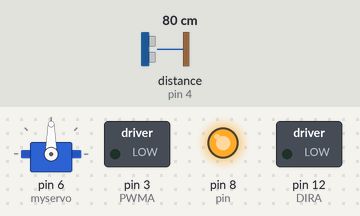
A sketch run on a simulated Arduino Uno, built with avr-gcc and run on an emulated ATmega328P. Shown: servo, switched loads named in the sketch (green lamp = pin HIGH), output pins drawn as LEDs (lit = HIGH). Wiring (inferred from the names in the program): ultrasonic range finder: trigger pin 9; echo pin 4. The inputs (shaded band) are chosen by the test bench; at power-on: distance to the obstacle (sensor on pin 4) 80 cm. The echo pulse lasts 58.3 µs per cm; pins used as bus, display or sensor lines are not drawn; what the sketch prints to the serial monitor is not drawn.

Above: at 0.1 s.
Timing chart, 0 to 1.6 s (numbered marks = the images above):
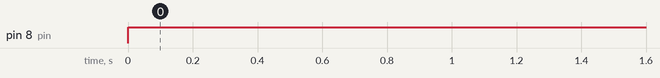

Measured:
- by itself, pin 8 (pin): LOW → HIGH at 0.00 s

The sketch:

little__car_Bravo_USTest_2019_15Nov.ino
```cpp
#include <Servo.h>

Servo myservo;
int PWMA = 3;
int DIRA = 12;


// defines arduino pins numbers
const int trigPin = 9;
const int echoPin = 4;
int pin=8;
// defines variables
long duration;
int distance;


void forward(){
  myservo.write(90);
  digitalWrite(PWMA, HIGH);
  digitalWrite(DIRA, HIGH);
}
void right(){
  digitalWrite(PWMA, HIGH);
  myservo.write(50);
  digitalWrite(DIRA, HIGH);
}
void left(){
  digitalWrite(PWMA, HIGH);
  myservo.write(130);
  digitalWrite(DIRA, HIGH);
}


void motorstop(){
  digitalWrite(PWMA, LOW);
  digitalWrite(DIRA, LOW);
  }

void sensor(){
  digitalWrite(pin,HIGH);
// Clears the trigPin
digitalWrite(trigPin, LOW);
delayMicroseconds(2);
// Sets the trigPin on HIGH state for 10 micro seconds
digitalWrite(trigPin, HIGH);
delayMicroseconds(10);
digitalWrite(trigPin, LOW);
// Reads the echoPin, returns the sound wave travel time in microseconds
duration = pulseIn(echoPin, HIGH);
// Calculating the distance
distance= duration*0.034/2;
Serial.println(distance);
delay(10);

}


void loop() {
  sensor();

if(distance<300){
  motorstop();
  }
  else{
    forward();
    }
}

void setup()
{
pinMode (DIRA, OUTPUT);
pinMode (PWMA, OUTPUT);
pinMode(trigPin, OUTPUT); // Sets the trigPin as an Output
pinMode(pin, OUTPUT);
pinMode(echoPin, INPUT); // Sets the echoPin as an Input
Serial.begin(9600); // Starts the serial communication
myservo.attach(6);

/*for(int i = 0; i < 1000; i++){
  forward();
  delay(10);
  sensor();
}
motorstop();*/


}
```
